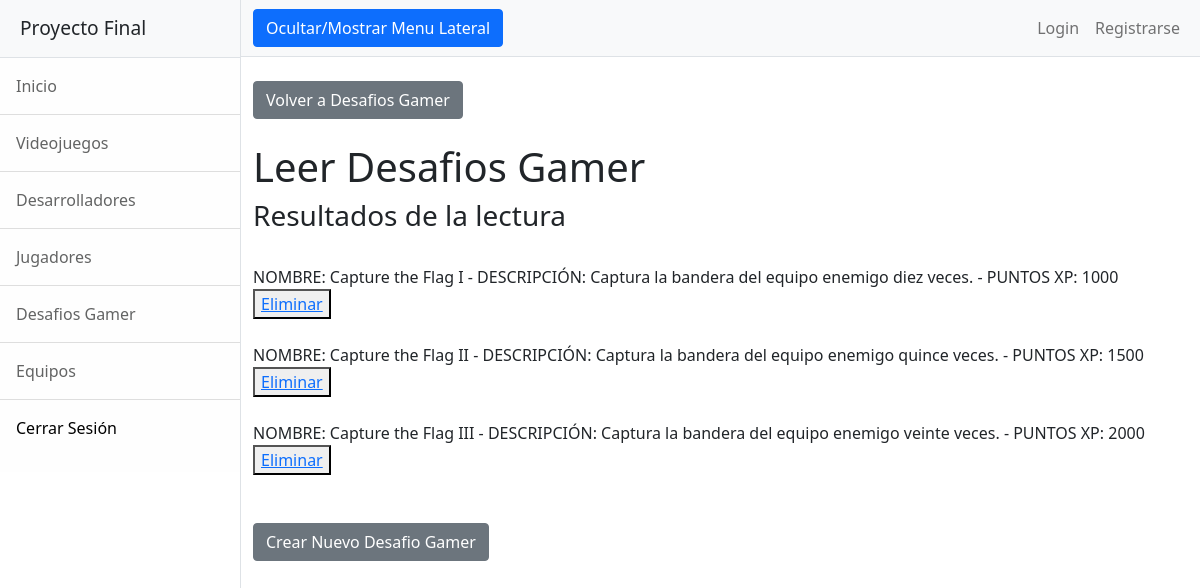
The page /AppFinal/desafiosgamerLeer (signed in) on the database as committed earlier.
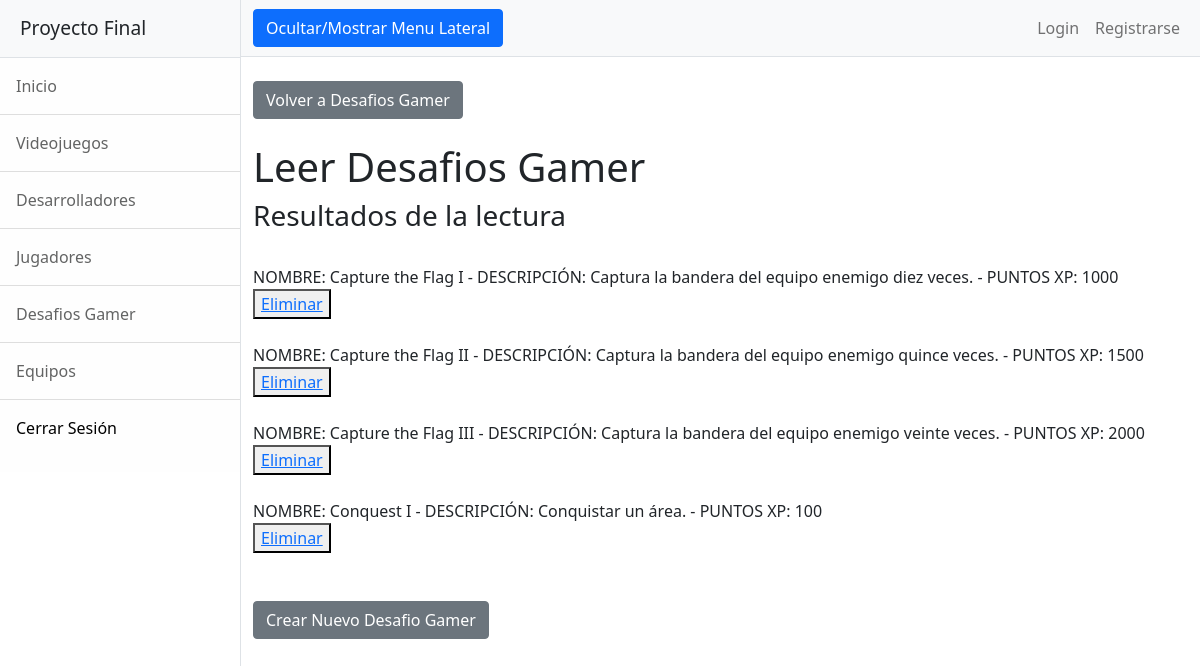
The same page on the database as committed later.
### AppFinal/models.py (models this page shows)
class DesafioGamer(models.Model):
    nombre = models.CharField(max_length = 20)
    descripcion = models.CharField(max_length = 240)
    puntos_xp = models.IntegerField()
    def __str__(self):
        return f"NOMBRE: {self.nombre} - DESCRIPCIÓN: {self.descripcion} - PUNTOS XP: {self.puntos_xp}"

### AppFinal/views.py (the view)
# urls.py: path('desafiosgamerLeer', views.desafiosgamerLeer, name="DesafiosGamerLeer"),
@login_required
def desafiosgamerLeer(request):
    desafiosgamer = DesafioGamer.objects.all()
    contexto = {"desafiosgamer":desafiosgamer}
    return render(request, "AppFinal/desafiosgamerLeer.html", contexto)

### AppFinal/templates/AppFinal/desafiosgamerLeer.html
{% extends "AppFinal/padre.html" %}
{% load static %}
{% block dynamicContent %}
    <div class="container-fluid">
        <br><a class="btn btn-secondary" href="{% url 'DesafiosGamer' %}">Volver a Desafios Gamer</a>
        <h1 class="mt-4">Leer Desafios Gamer</h1>
        <h3>Resultados de la lectura</h3><br>
        {% for desafiogamer in desafiosgamer %}
            {{desafiogamer}}<br>
            <button><a href="{% url 'DesafiosGamerEliminar' desafiogamer.nombre %}">Eliminar</a></button><br><br>
        {% endfor %}
        <br><a class="btn btn-secondary" href="{% url 'DesafiosGamerFormulario' %}">Crear Nuevo Desafio Gamer</a>
    </div>
{% endblock %}

Rows that differ between the two databases and show on the page:
added DesafioGamer: nombre+descripcion+puntos_xp "NOMBRE: Conquest I - DESCRIPCIÓN: Conquistar un área. - PUNTOS XP: 100"
